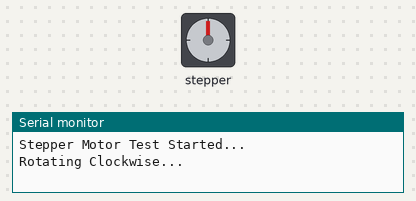
This sketch was run on a simulated Arduino Uno, built with avr-gcc and run on an emulated ATmega328P. Shown: stepper motor, the last lines printed to the serial monitor. Stepper angles assume 2048 steps per turn.

Above: at 0.05 s.
At 3.05 s:
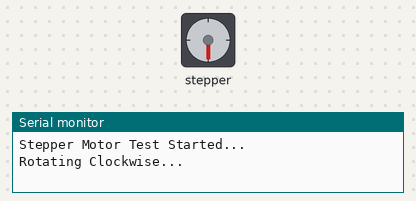
At 6.05 s:
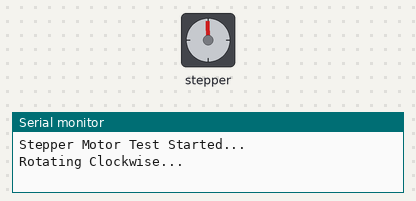
At 12.75 s:
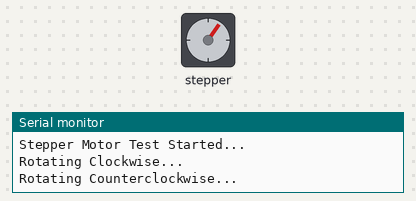
Timing chart, 0 to 18.3 s (numbered marks = the images above):
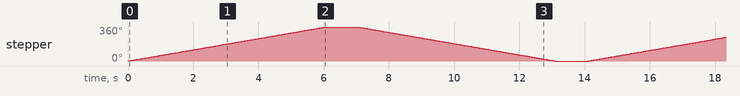

The sketch:

arduino-stepper-motor-test.ino
```cpp
/*
========================================
 Arduino Stepper Motor Test
 Using 28BYJ-48 + ULN2003 Driver
========================================

Components:
- Arduino Uno / Nano
- 28BYJ-48 Stepper Motor
- ULN2003 Driver Module
- Jumper Wires

Wiring:
IN1 -> Pin 8
IN2 -> Pin 9
IN3 -> Pin 10
IN4 -> Pin 11
VCC -> 5V
GND -> GND
========================================
*/

#include <Stepper.h>

// Number of steps per revolution for 28BYJ-48
const int stepsPerRevolution = 2048;

// Initialize the stepper library
Stepper myStepper(stepsPerRevolution, 8, 10, 9, 11);

void setup() {
  // Set motor speed (RPM)
  myStepper.setSpeed(10);

  // Initialize serial communication
  Serial.begin(9600);
  Serial.println("Stepper Motor Test Started...");
}

void loop() {
  Serial.println("Rotating Clockwise...");
  myStepper.step(stepsPerRevolution); // one full rotation
  delay(1000);

  Serial.println("Rotating Counterclockwise...");
  myStepper.step(-stepsPerRevolution); // reverse rotation
  delay(1000);
}
```

Measured:
- by itself, stepper: turns 360° clockwise in 6.0 s, then 360° counter-clockwise in 6.0 s, repeating every 14.1 s
